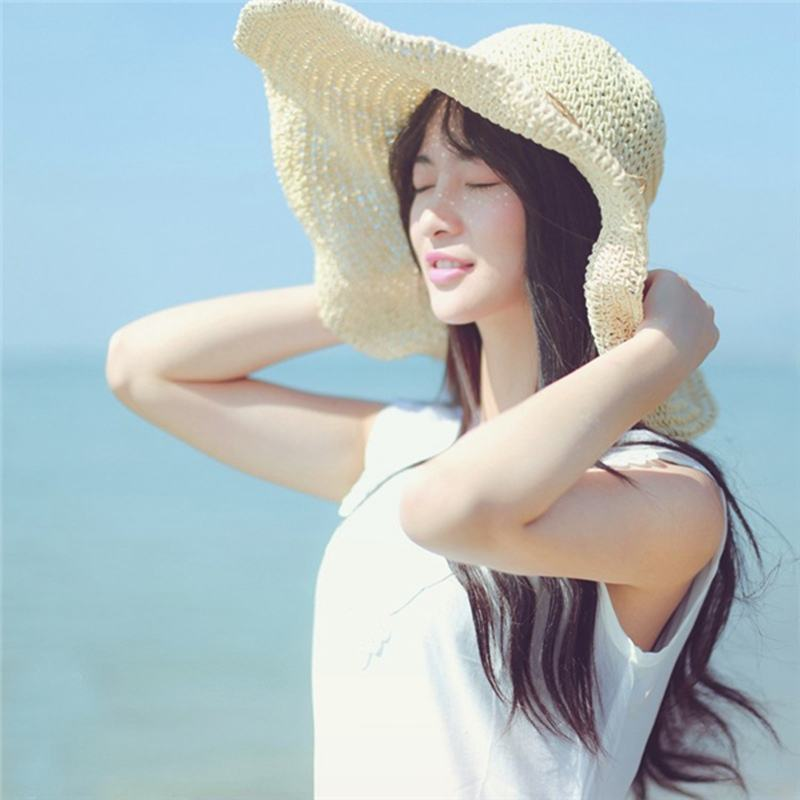
#> input picture Selective search/learn.jpg, 800 x 800 px
$ python example.py
#> lines starting #> are read from the running program, lines starting #| are printed output that depends on the picture
### Selective search/selectivesearch.py
# -*- coding: utf-8 -*-
from __future__ import division

import skimage.io
import skimage.feature
import skimage.color
import skimage.transform
import skimage.util
import skimage.segmentation
import numpy


# "Selective Search for Object Recognition" by J.R.R. Uijlings et al.
#
#  - Modified version with LBP extractor for texture vectorization


def _generate_segments(im_orig, scale, sigma, min_size):
    """
    此函数用于进行graph-based segmentation
    :param im_orig:
    :param scale:
    :param sigma:
    :param min_size:
    :return:
    """
    #首先使用基于图的图像搜索算法进行图像分割
    print("--im_orig--",im_orig.shape)
    im_mask = skimage.segmentation.felzenszwalb(
        skimage.util.img_as_float(im_orig), scale=scale, sigma=sigma,
        min_size=min_size)
    print("--im_mask--",im_mask)
    print("--in_mask--",im_mask.shape)
    #skimage.segmentation返回得的是in_mask标识的是im_orig中每一个像素对应的所属的类别

    # merge mask channel to the image as a 4th channel
    #这个操作值得借鉴
    im_orig = numpy.append(
        im_orig, numpy.zeros(im_orig.shape[:2])[:, :, numpy.newaxis], axis=2)
    im_orig[:, :, 3] = im_mask

    print("--融合后的矩阵--",im_orig)
    print("--融合后的矩阵的shape--",im_orig.shape)
    return im_orig


def _sim_colour(r1, r2):
    """
        calculate the sum of histogram intersection of colour
    """
    return sum([min(a, b) for a, b in zip(r1["hist_c"], r2["hist_c"])])


def _sim_texture(r1, r2):
    """
        calculate the sum of histogram intersection of texture
    """
    return sum([min(a, b) for a, b in zip(r1["hist_t"], r2["hist_t"])])


def _sim_size(r1, r2, imsize):
    """
        calculate the size similarity over the image
    """
    return 1.0 - (r1["size"] + r2["size"]) / imsize


def _sim_fill(r1, r2, imsize):
    """
        calculate the fill similarity over the image
    """
    bbsize = (
        (max(r1["max_x"], r2["max_x"]) - min(r1["min_x"], r2["min_x"]))
        * (max(r1["max_y"], r2["max_y"]) - min(r1["min_y"], r2["min_y"]))
    )
    return 1.0 - (bbsize - r1["size"] - r2["size"]) / imsize


def _calc_sim(r1, r2, imsize):
    """
    计算相邻的两个region之间的相似度
    :param r1:
    :param r2:
    :param imsize:
    :return:
    """
    return (_sim_colour(r1, r2) + _sim_texture(r1, r2)
            + _sim_size(r1, r2, imsize) + _sim_fill(r1, r2, imsize))


def _calc_colour_hist(img):
    """
        calculate colour histogram for each region

        the size of output histogram will be BINS * COLOUR_CHANNELS(3)

        number of bins is 25 as same as [uijlings_ijcv2013_draft.pdf]

        extract HSV
    """

    BINS = 25
    hist = numpy.array([])

    for colour_channel in (0, 1, 2):

        # extracting one colour channel
        c = img[:, colour_channel]

        # calculate histogram for each colour and join to the result
        hist = numpy.concatenate(
            [hist] + [numpy.histogram(c, BINS, (0.0, 255.0))[0]])

    # 归一化
    hist = hist / len(img)

    return hist


def _calc_texture_gradient(img):
    """
        calculate texture gradient for entire image

        The original SelectiveSearch algorithm proposed Gaussian derivative
        for 8 orientations, but we use LBP instead.

        output will be [height(*)][width(*)]
    """
    ret = numpy.zeros((img.shape[0], img.shape[1], img.shape[2]))

    for colour_channel in (0, 1, 2):
        ret[:, :, colour_channel] = skimage.feature.local_binary_pattern(
            img[:, :, colour_channel], 8, 1.0)

    return ret


def _calc_texture_hist(img):
    """
        calculate texture histogram for each region

        calculate the histogram of gradient for each colours
        the size of output histogram will be
            BINS * ORIENTATIONS * COLOUR_CHANNELS(3)
    """
    BINS = 10

    hist = numpy.array([])

    for colour_channel in (0, 1, 2):

        # mask by the colour channel
        fd = img[:, colour_channel]

        # calculate histogram for each orientation and concatenate them all
        # and join to the result
        hist = numpy.concatenate(
            [hist] + [numpy.histogram(fd, BINS, (0.0, 1.0))[0]])

    # L1 Normalize
    hist = hist / len(img)

    return hist


def _extract_regions(img):
    """
    提取进行图像分割后的原始区域
    :param img:
    :return:
    """

    R = {}

    # get hsv image
    hsv = skimage.color.rgb2hsv(img[:, :, :3]) #为何要转化为hsv空间。

    # pass 1: count pixel positions
    for y, i in enumerate(img):

        for x, (r, g, b, l) in enumerate(i):

            # initialize a new region
            if l not in R:
                R[l] = {
                    "min_x": 0xffff, "min_y": 0xffff,
                    "max_x": 0, "max_y": 0, "labels": [l]}

            # bounding box
            if R[l]["min_x"] > x:
                R[l]["min_x"] = x
            if R[l]["min_y"] > y:
                R[l]["min_y"] = y
            if R[l]["max_x"] < x:
                R[l]["max_x"] = x
            if R[l]["max_y"] < y:
                R[l]["max_y"] = y

    # pass 2: calculate texture gradient
    tex_grad = _calc_texture_gradient(img)

    # pass 3: calculate colour histogram of each region
    for k, v in list(R.items()):

         # colour histogram
        masked_pixels = hsv[:, :, :][img[:, :, 3] == k]
        R[k]["size"] = len(masked_pixels / 4)
        R[k]["hist_c"] = _calc_colour_hist(masked_pixels)  # 为R中的每一个区域添加颜色直方图

        # texture histogram
        R[k]["hist_t"] = _calc_texture_hist(tex_grad[:, :][img[:, :, 3] == k])#为R中的每一个区域添加纹理直方图

    return R


def _extract_neighbours(regions):

    def intersect(a, b):
        """
        函数的嵌套，判断两个region是否邻接
        :param a:
        :param b:
        :return:
        """
        if (a["min_x"] < b["min_x"] < a["max_x"]
                and a["min_y"] < b["min_y"] < a["max_y"]) or (
            a["min_x"] < b["max_x"] < a["max_x"]
                and a["min_y"] < b["max_y"] < a["max_y"]) or (
            a["min_x"] < b["min_x"] < a["max_x"]
                and a["min_y"] < b["max_y"] < a["max_y"]) or (
            a["min_x"] < b["max_x"] < a["max_x"]
                and a["min_y"] < b["min_y"] < a["max_y"]):
            return True
        return False

    R = list(regions.items())
    neighbours = []
    for cur, a in enumerate(R[:-1]):
        for b in R[cur + 1:]:
            if intersect(a[1], b[1]): #判断两个regions是否邻接
                neighbours.append((a, b)) #若相邻则添加进neighbors

    return neighbours


def _merge_regions(r1, r2):
    new_size = r1["size"] + r2["size"]
    rt = {
        "min_x": min(r1["min_x"], r2["min_x"]),
        "min_y": min(r1["min_y"], r2["min_y"]),
        "max_x": max(r1["max_x"], r2["max_x"]),
        "max_y": max(r1["max_y"], r2["max_y"]),
        "size": new_size,
        "hist_c": (
            r1["hist_c"] * r1["size"] + r2["hist_c"] * r2["size"]) / new_size,
        "hist_t": (
            r1["hist_t"] * r1["size"] + r2["hist_t"] * r2["size"]) / new_size,
        "labels": r1["labels"] + r2["labels"]
    }
    return rt


def selective_search(
        im_orig, scale=1.0, sigma=0.8, min_size=50):
    '''Selective Search

    Parameters
    ----------
        im_orig : ndarray
            Input image
        scale : int
            Free parameter. Higher means larger clusters in felzenszwalb segmentation.
        sigma : float
            Width of Gaussian kernel for felzenszwalb segmentation.
        min_size : int
            Minimum component size for felzenszwalb segmentation.
    Returns
    -------
        img : ndarray
            image with region label
            region label is stored in the 4th value of each pixel [r,g,b,(region)]
        regions : array of dict
            [
                {
                    'rect': (left, top, width, height),
                    'labels': [...],
                    'size': component_size
                },
                ...
            ]
    '''
    assert im_orig.shape[2] == 3, "3ch image is expected"

    # load image and get smallest regions
    # region label is stored in the 4th value of each pixel [r,g,b,(region)]
    img = _generate_segments(im_orig, scale, sigma, min_size) #返回的是三维矩阵(800,800,4)每一个像素的值和对应的所属的类别

    if img is None:
        return None, {}

    imsize = img.shape[0] * img.shape[1]
    R = _extract_regions(img)  # 返回进行图像分割后的初始的每一个region的位置，纹理直方图，颜色直方图等信息

    # 提取相邻的region pair
    neighbours = _extract_neighbours(R)
    # print("--neighbors--",neighbours)

    # 计算两个region之间的相似度
    #neighbors此时的结构为[((),()),((),()),...]
    S = {}
    for (ai, ar), (bi, br) in neighbours:
        S[(ai, bi)] = _calc_sim(ar, br, imsize)

    # hierarchal search
    while S != {}:

        # 找到最大的相似度的区域
        i, j = sorted(S.items(), key=lambda i: i[1])[-1][0]

        # merge corresponding regions
        t = max(R.keys()) + 1.0 #新合并的区域的代号
        R[t] = _merge_regions(R[i], R[j]) #返回合并的区域，并将其加入到R中

        # 从S集中删除包含(Ri,*),(*,Rj)的所有的相似度
        key_to_delete = []
        for k, v in list(S.items()):
            if (i in k) or (j in k):
                key_to_delete.append(k)


        for k in key_to_delete:
            del S[k]

        # 计算新的Region Rt与其Neighbors的相似度并添加到S集中
        for k in [a for a in key_to_delete if a != (i, j)]:
            n = k[1] if k[0] in (i, j) else k[0]
            S[(t, n)] = _calc_sim(R[t], R[n], imsize)

    regions = []
    for k, r in list(R.items()):
        regions.append({
            'rect': (
                r['min_x'], r['min_y'],
                r['max_x'] - r['min_x'], r['max_y'] - r['min_y']),
            'size': r['size'],
            'labels': r['labels']
        })

    return img, regions

### Selective search/example.py
# -*- coding: utf-8 -*-
from __future__ import (
    division,
    print_function,
)


import matplotlib.pyplot as plt
import matplotlib.patches as mpatches
import selectivesearch
from PIL import Image
import numpy as np

def main():

    # 载入图片
    img = np.array(Image.open("./learn.jpg"))
#> img is the input picture: shape (800, 800, 3); mean R, G, B 176.1, 189.3, 192

    # 进行selective search
    img_lbl, regions = selectivesearch.selective_search(
        img, scale=500, sigma=0.9, min_size=10)
#| --im_orig-- (800, 800, 3)
#> in _generate_segments, `im_mask = skimage.segmentation.felzenszwalb( skimage.util.img_as_float..`:
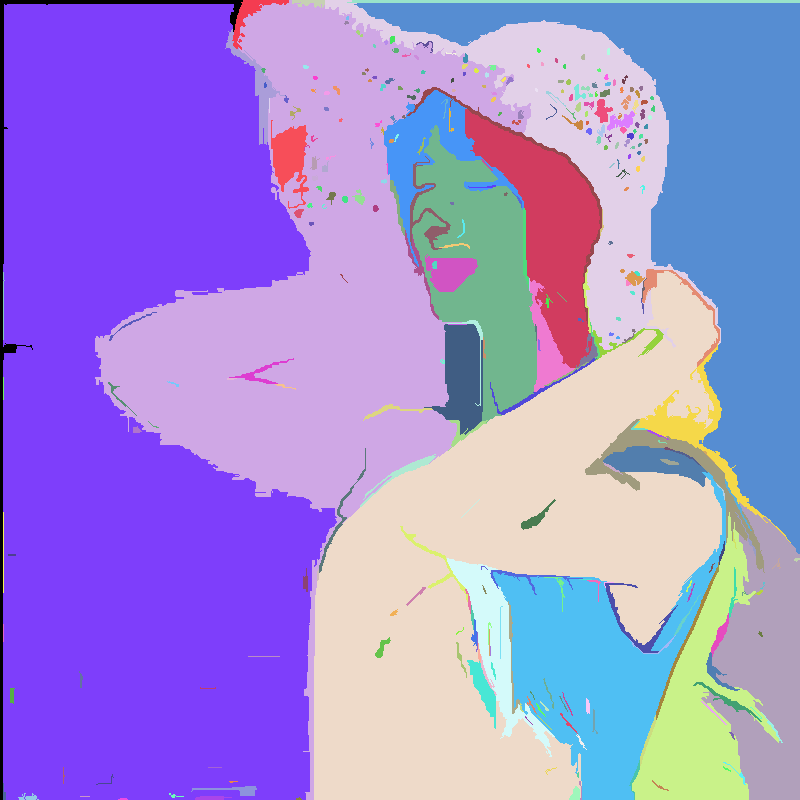
#> im_mask: shape (800, 800) int64; 338 distinct labels, from 0 to 337; one colour per label, 0 black
#> (printed output is left out)
#| --in_mask-- (800, 800)
#> in _generate_segments, `im_orig[:, :, 3] = im_mask`:
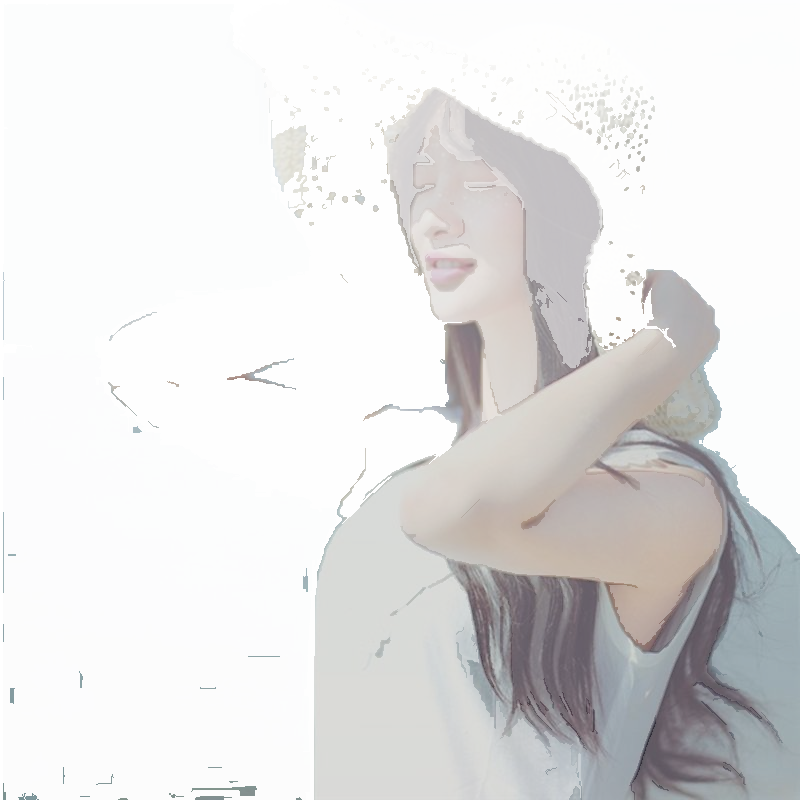
#> im_orig: shape (800, 800, 4) float64; mean R, G, B, A 176.1, 189.3, 192, 73.2; transparent parts drawn white
#> (printed output is left out)
#| --融合后的矩阵的shape-- (800, 800, 4)
#> in _extract_regions, `hsv = skimage.color.rgb2hsv(img[:, :, :3])`: hsv: shape (800, 800, 3) float64; mean of channels 0, 1, 2 0.4, 0.2, 202.9
#> after the loop in _extract_regions, `for y, i in enumerate(img):`: R = 338 items
#> after the loop in _extract_neighbours, `for cur, a in enumerate(R[:-1]):`: neighbours = 1141 items
#> the loop in selective_search, `for (ai, ar), (bi, br) in neighbours:` made 1141 passes
#> (ai, bi) on passes 1 to 3: (0, 1), (0, 7), (0, 10)
#> the loop in selective_search, `while S != {}:` made 337 passes
#> (i, j, new_size in _merge_regions) on passes 1 to 3: (301, 303, 52), (201, 211, 840), (305, 308, 49)

           # 获取矩形框的坐标
    candidates = set()
    for r in regions:
        # excluding same rectangle (with different segments)
        if r['rect'] in candidates:
            continue
        # excluding regions smaller than 2000 pixels
        if r['size'] < 2000:
            continue
        # distorted rects
        x, y, w, h = r['rect']
        if w / h > 1.2 or h / w > 1.2:
            continue
        candidates.add(r['rect'])
#> this loop made 675 passes
#> r on passes 1 to 3: {'rect': (0, 0, 242, 799), 'size': 3917, 'labels': [0]}, {'rect': (232, 0, 56, 49), 'size': 655, 'labels': [1]}, {'rect': (95, 0, 435, 799), 'size': 96964, 'labels': [2]}

    #绘制矩形框
    fig, ax = plt.subplots(ncols=1, nrows=1, figsize=(6, 6))
    ax.imshow(img)
    for x, y, w, h in candidates:
        print(x, y, w, h)
        rect = mpatches.Rectangle(
            (x, y), w, h, fill=False, edgecolor='red', linewidth=1)
        ax.add_patch(rect)
#> this loop made 13 passes
#> (x, y, w, h) on passes 1 to 12: (447, 419, 317, 380), (322, 0, 468, 555), (605, 571, 156, 150), (447, 419, 352, 380), (0, 0, 799, 799), (585, 419, 179, 153), (447, 419, 331, 380), (325, 0, 395, 414), (603, 344, 187, 211), (325, 0, 395, 349), (322, 0, 398, 450), (605, 562, 156, 159)
#| 447 419 317 380
#| 322 0 468 555
#| 605 571 156 150
#| 447 419 352 380
#| 0 0 799 799
#| 585 419 179 153
#| 447 419 331 380
#| 325 0 395 414
#> (further printed lines are left out)

    plt.savefig('selective-searvh-result.jpg')
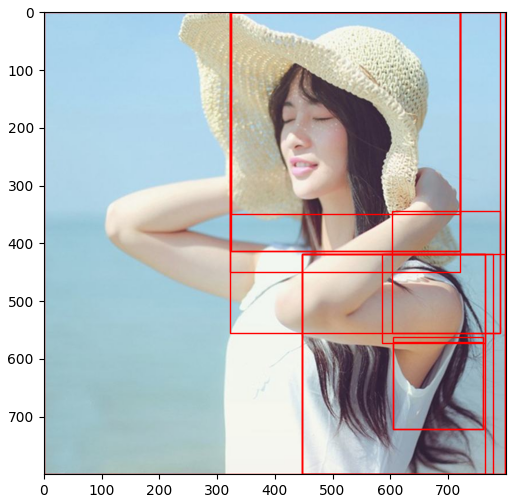
#> figure drawn by matplotlib, 1 panel
    plt.show()


if __name__ == "__main__":
    main()
